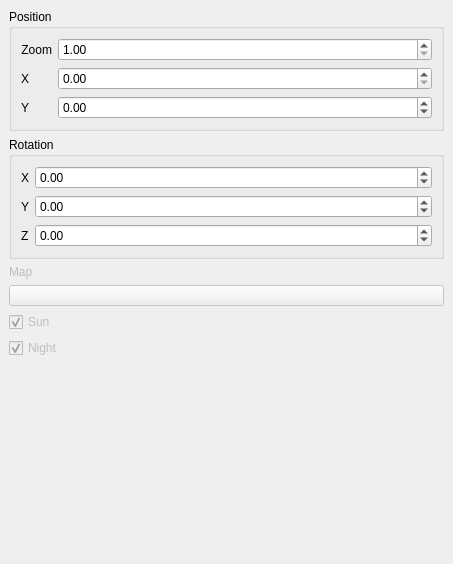
<?xml version="1.0" encoding="UTF-8"?>
<ui version="4.0">
 <class>EarthWidgetSettings</class>
 <widget class="QWidget" name="EarthWidgetSettings">
  <property name="enabled">
   <bool>true</bool>
  </property>
  <property name="geometry">
   <rect>
    <x>0</x>
    <y>0</y>
    <width>453</width>
    <height>564</height>
   </rect>
  </property>
  <property name="windowTitle">
   <string>Earth Settings</string>
  </property>
  <property name="locale">
   <locale language="C" country="AnyCountry"/>
  </property>
  <layout class="QVBoxLayout" name="verticalLayout_2">
   <property name="spacing">
    <number>0</number>
   </property>
   <property name="leftMargin">
    <number>0</number>
   </property>
   <property name="topMargin">
    <number>0</number>
   </property>
   <property name="rightMargin">
    <number>0</number>
   </property>
   <property name="bottomMargin">
    <number>0</number>
   </property>
   <item>
    <widget class="QScrollArea" name="scrollArea">
     <property name="frameShape">
      <enum>QFrame::NoFrame</enum>
     </property>
     <property name="frameShadow">
      <enum>QFrame::Plain</enum>
     </property>
     <property name="widgetResizable">
      <bool>true</bool>
     </property>
     <widget class="QWidget" name="scrollAreaWidgetContents">
      <property name="geometry">
       <rect>
        <x>0</x>
        <y>0</y>
        <width>425</width>
        <height>775</height>
       </rect>
      </property>
      <layout class="QVBoxLayout" name="verticalLayout">
       <item>
        <widget class="QGroupBox" name="groupPosition">
         <property name="title">
          <string>Position</string>
         </property>
         <layout class="QFormLayout" name="formLayout_2">
          <item row="0" column="0">
           <widget class="QLabel" name="labelZoom">
            <property name="text">
             <string>Zoom</string>
            </property>
            <property name="alignment">
             <set>Qt::AlignRight|Qt::AlignTrailing|Qt::AlignVCenter</set>
            </property>
            <property name="buddy">
             <cstring>spinZoom</cstring>
            </property>
           </widget>
          </item>
          <item row="0" column="1">
           <widget class="QDoubleSpinBox" name="spinZoom">
            <property name="minimum">
             <double>1.000000000000000</double>
            </property>
            <property name="maximum">
             <double>15.000000000000000</double>
            </property>
            <property name="singleStep">
             <double>0.500000000000000</double>
            </property>
           </widget>
          </item>
          <item row="1" column="0">
           <widget class="QLabel" name="labelX">
            <property name="text">
             <string>X</string>
            </property>
            <property name="alignment">
             <set>Qt::AlignRight|Qt::AlignTrailing|Qt::AlignVCenter</set>
            </property>
            <property name="buddy">
             <cstring>spinX</cstring>
            </property>
           </widget>
          </item>
          <item row="1" column="1">
           <widget class="QDoubleSpinBox" name="spinX">
            <property name="maximum">
             <double>5.000000000000000</double>
            </property>
            <property name="singleStep">
             <double>0.050000000000000</double>
            </property>
            <property name="value">
             <double>0.000000000000000</double>
            </property>
           </widget>
          </item>
          <item row="2" column="0">
           <widget class="QLabel" name="labelY">
            <property name="text">
             <string>Y</string>
            </property>
            <property name="alignment">
             <set>Qt::AlignRight|Qt::AlignTrailing|Qt::AlignVCenter</set>
            </property>
            <property name="buddy">
             <cstring>spinY</cstring>
            </property>
           </widget>
          </item>
          <item row="2" column="1">
           <widget class="QDoubleSpinBox" name="spinY">
            <property name="minimum">
             <double>-5.000000000000000</double>
            </property>
            <property name="maximum">
             <double>5.000000000000000</double>
            </property>
            <property name="singleStep">
             <double>0.050000000000000</double>
            </property>
           </widget>
          </item>
         </layout>
        </widget>
       </item>
       <item>
        <widget class="QGroupBox" name="groupRotation">
         <property name="title">
          <string>Rotation</string>
         </property>
         <layout class="QFormLayout" name="formLayout">
          <item row="1" column="1">
           <widget class="QDoubleSpinBox" name="spinRotX">
            <property name="minimum">
             <double>-180.000000000000000</double>
            </property>
            <property name="maximum">
             <double>180.000000000000000</double>
            </property>
            <property name="singleStep">
             <double>5.000000000000000</double>
            </property>
           </widget>
          </item>
          <item row="2" column="1">
           <widget class="QDoubleSpinBox" name="spinRotY">
            <property name="minimum">
             <double>-180.000000000000000</double>
            </property>
            <property name="maximum">
             <double>180.000000000000000</double>
            </property>
            <property name="singleStep">
             <double>5.000000000000000</double>
            </property>
           </widget>
          </item>
          <item row="3" column="1">
           <widget class="QDoubleSpinBox" name="spinRotZ">
            <property name="minimum">
             <double>-180.000000000000000</double>
            </property>
            <property name="maximum">
             <double>180.000000000000000</double>
            </property>
            <property name="singleStep">
             <double>5.000000000000000</double>
            </property>
           </widget>
          </item>
          <item row="1" column="0">
           <widget class="QLabel" name="labelRotX">
            <property name="text">
             <string>X</string>
            </property>
           </widget>
          </item>
          <item row="2" column="0">
           <widget class="QLabel" name="labelRotY">
            <property name="text">
             <string>Y</string>
            </property>
           </widget>
          </item>
          <item row="3" column="0">
           <widget class="QLabel" name="labelRotZ">
            <property name="text">
             <string>Z</string>
            </property>
           </widget>
          </item>
         </layout>
        </widget>
       </item>
       <item>
        <widget class="QLabel" name="labelMap">
         <property name="enabled">
          <bool>false</bool>
         </property>
         <property name="text">
          <string>Map</string>
         </property>
         <property name="buddy">
          <cstring>btnMapFile</cstring>
         </property>
        </widget>
       </item>
       <item>
        <widget class="QToolButton" name="btnMapFile">
         <property name="enabled">
          <bool>false</bool>
         </property>
         <property name="sizePolicy">
          <sizepolicy hsizetype="Preferred" vsizetype="Fixed">
           <horstretch>0</horstretch>
           <verstretch>0</verstretch>
          </sizepolicy>
         </property>
         <property name="toolTip">
          <string>Map</string>
         </property>
         <property name="text">
          <string/>
         </property>
         <property name="toolButtonStyle">
          <enum>Qt::ToolButtonTextOnly</enum>
         </property>
         <property name="autoRaise">
          <bool>false</bool>
         </property>
        </widget>
       </item>
       <item>
        <widget class="QCheckBox" name="checkSun">
         <property name="enabled">
          <bool>false</bool>
         </property>
         <property name="text">
          <string>Sun</string>
         </property>
         <property name="checked">
          <bool>true</bool>
         </property>
        </widget>
       </item>
       <item>
        <widget class="QCheckBox" name="checkNight">
         <property name="enabled">
          <bool>false</bool>
         </property>
         <property name="text">
          <string>Night</string>
         </property>
         <property name="checked">
          <bool>true</bool>
         </property>
        </widget>
       </item>
       <item>
        <spacer name="verticalSpacer">
         <property name="orientation">
          <enum>Qt::Vertical</enum>
         </property>
         <property name="sizeHint" stdset="0">
          <size>
           <width>20</width>
           <height>40</height>
          </size>
         </property>
        </spacer>
       </item>
      </layout>
     </widget>
    </widget>
   </item>
  </layout>
 </widget>
 <resources>
  <include location="SatViewer.qrc"/>
 </resources>
 <connections/>
</ui>
